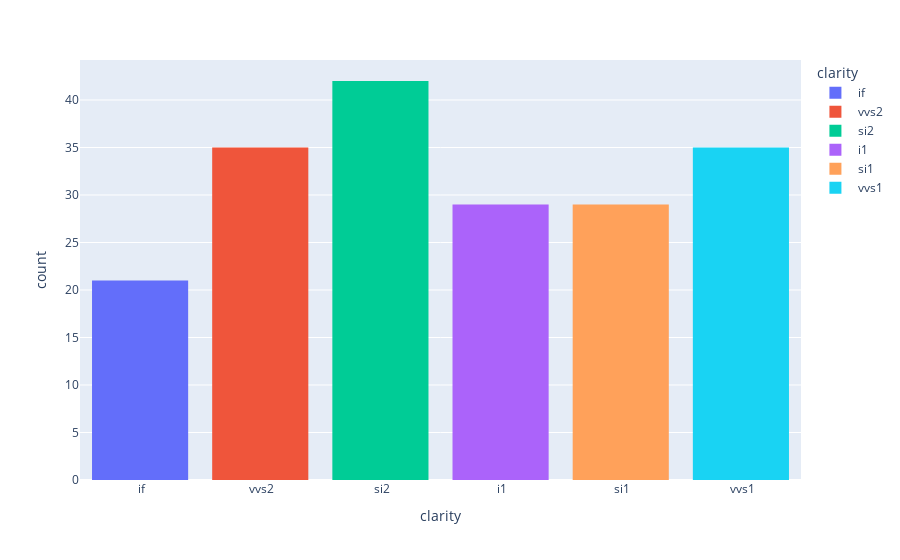

Write notebook code for a chart like this one.
### Code cell
# Liczność kategorii - Histogram

#hist = px.histogram(df, 'carat')
hist = px.histogram(df, 'clarity', color='clarity')
#hist = px.histogram(df, 'color')
#hist = px.histogram(df, 'cut')
#hist = px.histogram(df, 'x_dimension')
#hist = px.histogram(df, 'y_dimension')
#hist = px.histogram(df, 'z_dimension')
#hist = px.histogram(df, 'depth')
#hist = px.histogram(df, 'table')
#hist = px.histogram(df, 'price')
hist.show()

### Figure 1 — Plotly figure (JSON) as saved in the notebook; plotly's stock layout.template omitted (floating-point values rounded to 4 significant figures)
{"data": [{"alignmentgroup": "True", "bingroup": "x", "hovertemplate": "clarity=%{x}<br>count=%{y}<extra></extra>", "legendgroup": " if", "marker": {"color": "#636efa", "pattern": {"shape": ""}}, "name": " if", "offsetgroup": " if", "orientation": "v", "showlegend": true, "type": "histogram", "x": [" if", " if", " if", " if", " if", " if", " if", " if", " if", " if", " if", " if", " if", " if", " if", " if", " if", " if", " if", " if", " if"], "xaxis": "x", "yaxis": "y"}, {"alignmentgroup": "True", "bingroup": "x", "hovertemplate": "clarity=%{x}<br>count=%{y}<extra></extra>", "legendgroup": " vvs2", "marker": {"color": "#EF553B", "pattern": {"shape": ""}}, "name": " vvs2", "offsetgroup": " vvs2", "orientation": "v", "showlegend": true, "type": "histogram", "x": [" vvs2", " vvs2", " vvs2", " vvs2", " vvs2", " vvs2", " vvs2", " vvs2", " vvs2", " vvs2", " vvs2", " vvs2", " vvs2", " vvs2", " vvs2", " vvs2", " vvs2", " vvs2", " vvs2", " vvs2", " vvs2", " vvs2", " vvs2", " vvs2", " vvs2", " vvs2", " vvs2", " vvs2", " vvs2", " vvs2", " vvs2", " vvs2", " vvs2", " vvs2", " vvs2"], "xaxis": "x", "yaxis": "y"}, {"alignmentgroup": "True", "bingroup": "x", "hovertemplate": "clarity=%{x}<br>count=%{y}<extra></extra>", "legendgroup": " si2", "marker": {"color": "#00cc96", "pattern": {"shape": ""}}, "name": " si2", "offsetgroup": " si2", "orientation": "v", "showlegend": true, "type": "histogram", "x": [" si2", " si2", " si2", " si2", " si2", " si2", " si2", " si2", " si2", " si2", " si2", " si2", " si2", " si2", " si2", " si2", " si2", " si2", " si2", " si2", " si2", " si2", " si2", " si2", " si2", " si2", " si2", " si2", " si2", " si2", " si2", " si2", " si2", " si2", " si2", " si2", " si2", " si2", " si2", " si2", " si2", " si2"], "xaxis": "x", "yaxis": "y"}, {"alignmentgroup": "True", "bingroup": "x", "hovertemplate": "clarity=%{x}<br>count=%{y}<extra></extra>", "legendgroup": " i1", "marker": {"color": "#ab63fa", "pattern": {"shape": ""}}, "name": " i1", "offsetgroup": " i1", "orientation": "v", "showlegend": true, "type": "histogram", "x": [" i1", " i1", " i1", " i1", " i1", " i1", " i1", " i1", " i1", " i1", " i1", " i1", " i1", " i1", " i1", " i1", " i1", " i1", " i1", " i1", " i1", " i1", " i1", " i1", " i1", " i1", " i1", " i1", " i1"], "xaxis": "x", "yaxis": "y"}, {"alignmentgroup": "True", "bingroup": "x", "hovertemplate": "clarity=%{x}<br>count=%{y}<extra></extra>", "legendgroup": " si1", "marker": {"color": "#FFA15A", "pattern": {"shape": ""}}, "name": " si1", "offsetgroup": " si1", "orientation": "v", "showlegend": true, "type": "histogram", "x": [" si1", " si1", " si1", " si1", " si1", " si1", " si1", " si1", " si1", " si1", " si1", " si1", " si1", " si1", " si1", " si1", " si1", " si1", " si1", " si1", " si1", " si1", " si1", " si1", " si1", " si1", " si1", " si1", " si1"], "xaxis": "x", "yaxis": "y"}, {"alignmentgroup": "True", "bingroup": "x", "hovertemplate": "clarity=%{x}<br>count=%{y}<extra></extra>", "legendgroup": " vvs1", "marker": {"color": "#19d3f3", "pattern": {"shape": ""}}, "name": " vvs1", "offsetgroup": " vvs1", "orientation": "v", "showlegend": true, "type": "histogram", "x": [" vvs1", " vvs1", " vvs1", " vvs1", " vvs1", " vvs1", " vvs1", " vvs1", " vvs1", " vvs1", " vvs1", " vvs1", " vvs1", " vvs1", " vvs1", " vvs1", " vvs1", " vvs1", " vvs1", " vvs1", " vvs1", " vvs1", " vvs1", " vvs1", " vvs1", " vvs1", " vvs1", " vvs1", " vvs1", " vvs1", " vvs1", " vvs1", " vvs1", " vvs1", " vvs1"], "xaxis": "x", "yaxis": "y"}], "layout": {"barmode": "relative", "legend": {"title": {"text": "clarity"}, "tracegroupgap": 0}, "margin": {"t": 60}, "xaxis": {"anchor": "y", "categoryarray": [" if", " vvs2", " si2", " i1", " si1", " vvs1"], "categoryorder": "array", "domain": [0, 1], "title": {"text": "clarity"}}, "yaxis": {"anchor": "x", "domain": [0, 1], "title": {"text": "count"}}}}
